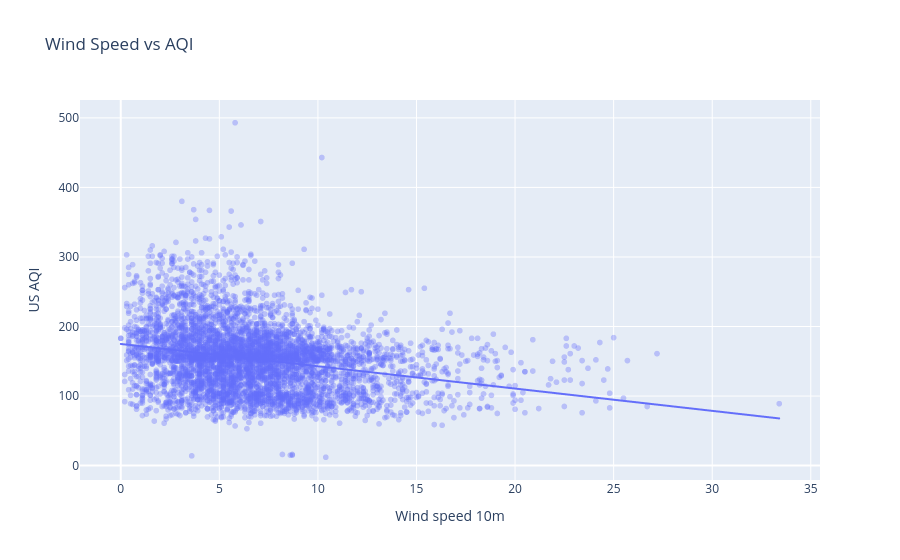

Write notebook code for a chart like this one.
### Markdown cell above
## Chart 8: Wind speed versus AQI

Finding: higher wind speeds tend to align with lower AQI, though the relationship is noisy rather than deterministic.

Possible explanation: stronger winds can disperse pollutants, but wind alone cannot fully explain AQI because emissions, chemistry, and seasonality also matter.

Model implication: wind belongs in the feature set, especially as a smoothed 24-hour signal rather than as a single raw point only.

### Code cell
wind_sample = aqi_clean.sample(n=min(5000, len(aqi_clean)), random_state=7)
fig = px.scatter(wind_sample, x='wind_speed_10m', y='us_aqi', opacity=0.35, trendline='ols', title='Wind Speed vs AQI')
fig.update_layout(xaxis_title='Wind speed 10m', yaxis_title='US AQI')
fig.show()

### Figure 1 — Plotly figure (JSON) as saved in the notebook; plotly's stock layout.template omitted (floating-point values rounded to 4 significant figures; data arrays with more than 128 entries replaced by an {"elided": "..."} marker saying what was removed)
{"data": [{"hovertemplate": "wind_speed_10m=%{x}<br>us_aqi=%{y}<extra></extra>", "legendgroup": "", "marker": {"color": "#636efa", "opacity": 0.35, "symbol": "circle"}, "mode": "markers", "name": "", "showlegend": false, "type": "scattergl", "x": {"elided": "5000 float values"}, "xaxis": "x", "y": {"elided": "5000 int values"}, "yaxis": "y"}, {"hovertemplate": "<b>OLS trendline</b><br>us_aqi = -3.20562 * wind_speed_10m + 174.881<br>R<sup>2</sup>=0.070275<br><br>wind_speed_10m=%{x}<br>us_aqi=%{y} <b>(trend)</b><extra></extra>", "legendgroup": "", "marker": {"color": "#636efa", "symbol": "circle"}, "mode": "lines", "name": "", "showlegend": false, "type": "scattergl", "x": {"elided": "5000 float values"}, "xaxis": "x", "y": {"elided": "5000 float values"}, "yaxis": "y"}], "layout": {"legend": {"tracegroupgap": 0}, "title": {"text": "Wind Speed vs AQI"}, "xaxis": {"anchor": "y", "domain": [0, 1], "title": {"text": "Wind speed 10m"}}, "yaxis": {"anchor": "x", "domain": [0, 1], "title": {"text": "US AQI"}}}}
